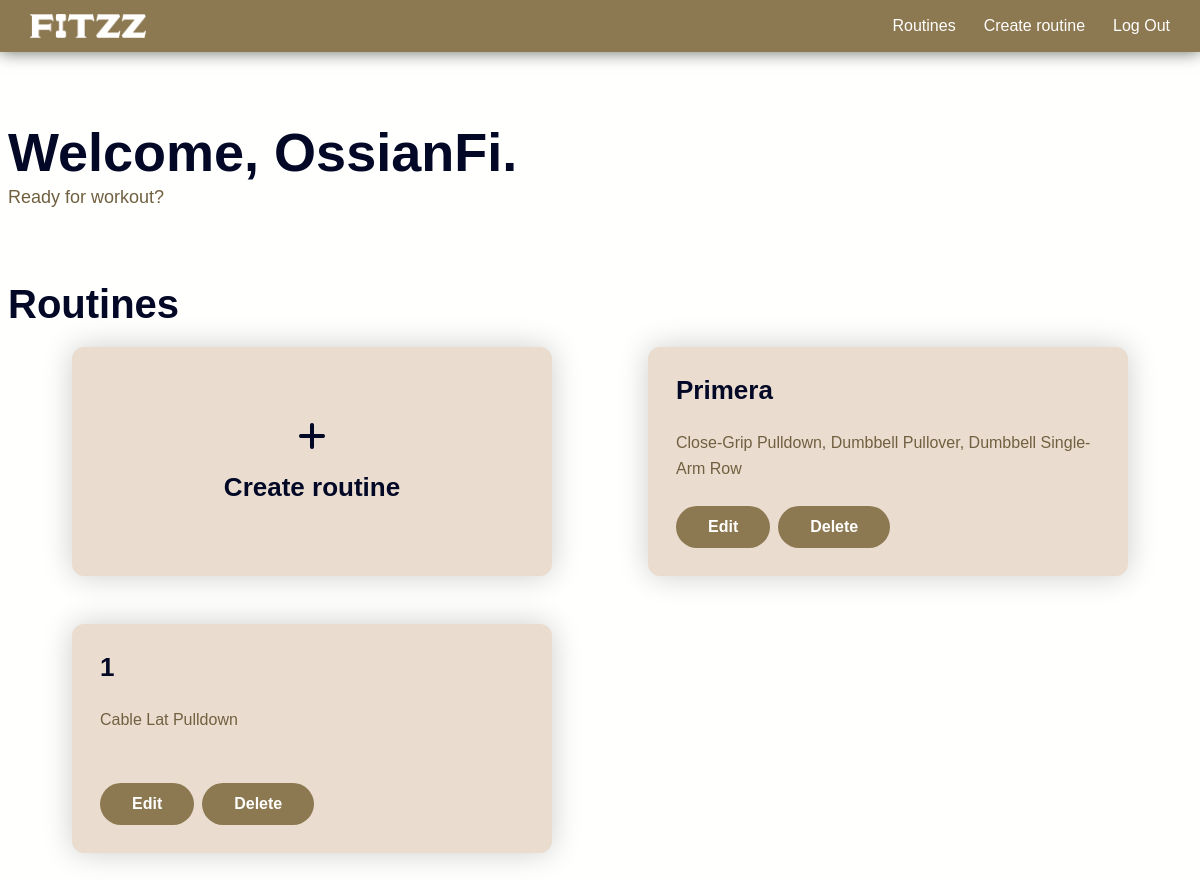
Page / (signed in) on the earlier database version.
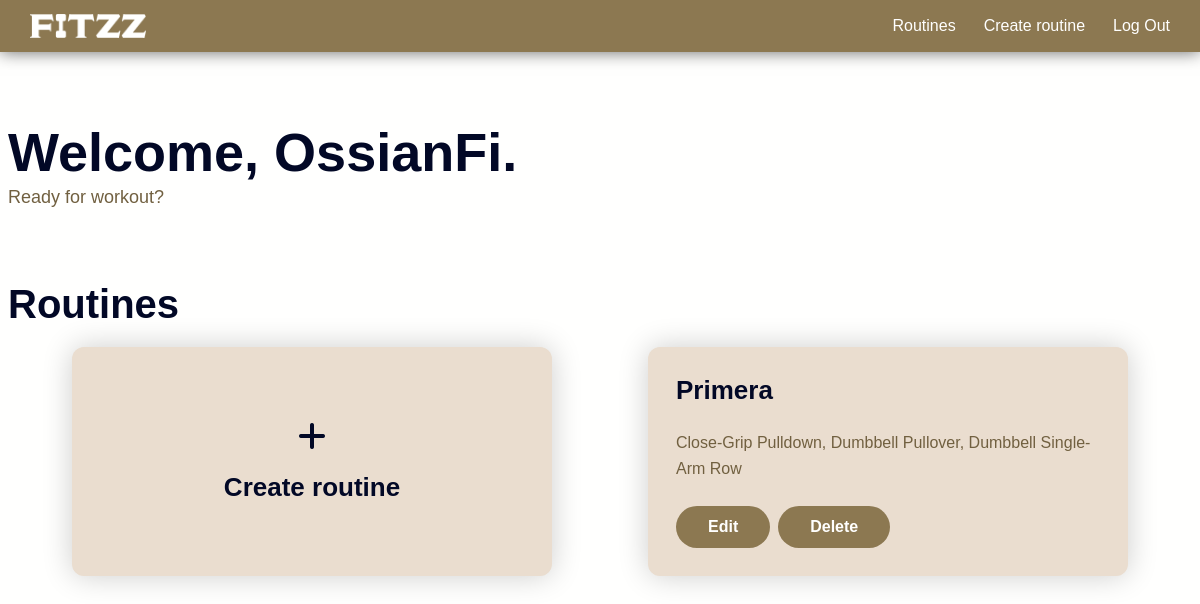
Same page on the later database version.
### tables this page shows
CREATE TABLE user (
  id INTEGER PRIMARY KEY AUTOINCREMENT,
  username TEXT NOT NULL,
  hash TEXT NOT NULL
);

CREATE TABLE routine (
  id INTEGER PRIMARY KEY AUTOINCREMENT,
  user_id INTEGER NOT NULL,
  name TEXT NOT NULL,
  FOREIGN KEY (user_id) REFERENCES user (id) ON DELETE CASCADE
);

CREATE TABLE exercise (
  id INTEGER PRIMARY KEY AUTOINCREMENT,
  muscle_group_id INTEGER NOT NULL,
  name TEXT NOT NULL,
  FOREIGN KEY (muscle_group_id) REFERENCES muscle_group (id) ON DELETE RESTRICT
);

### app.py (the view)
@app.route("/")
@login_required
def index():
    user = db.execute("SELECT username FROM user WHERE id = ?", session["user_id"])[0]
    routine_names = db.execute(
        "SELECT id, name FROM routine WHERE user_id = ?", session["user_id"]
    )
    routine_map = {routine["id"]: routine["name"] for routine in routine_names}
    exercises = db.execute(
        """
            SELECT
                r.id AS routine_id,
                e.name AS exercise_name
            FROM routine r
            JOIN routine_exercise re ON r.id = re.routine_id
            JOIN exercise e ON re.exercise_id = e.id
            WHERE r.user_id = ?
            ORDER BY r.id, re.position
        """,
        session["user_id"],
    )
    routine_exercises = defaultdict(list)
    for exercise in exercises:
        routine_exercises[exercise["routine_id"]].append(exercise["exercise_name"])
    routines = []
    for routine_id, exercises in routine_exercises.items():
        routines.append(
            {
                "id": routine_id,
                "name": routine_map[routine_id],
                "exercises": ", ".join(exercises),
            }
        )
    return render_template("index.html", username=user["username"], routines=routines)

### app.py (called while the page is built)
@app.after_request
def after_request(response):
    response.headers["Cache-Control"] = "no-cache, no-store, must-revalidate"
    response.headers["Expires"] = 0
    response.headers["Pragma"] = "no-cache"
    return response

### helpers.py (called while the page is built)
def login_required(f):
    @wraps(f)
    def decorated_function(*args, **kwargs):
        if session.get("user_id") is None:
            return redirect("/login")
        return f(*args, **kwargs)
    return decorated_function

### templates/index.html (shortened to what this page needs)
{% extends "base.html" %}
{% block main %}
    <div class="container title-region flex column center-justify">
        <h1 class="h1 no-margin">Welcome, {{ username }}.</h1>
        <p>Ready for workout?</p>
    </div>
    <div class="container">
        <h2 class="h2">Routines</h2>
        <div class="routines grid">
            <div class="card add">
                <a href="/new" class="flex column center-justify center-align gap">
                    <i class="fa fa-plus"></i>
                    <h3 class="h3 text-center no-margin">Create routine</h3>
                </a>
            </div>
            {% for routine in routines %}
                <div class="card">
                    <a href="/view/{{ routine.id }}">
                        <h3 class="h3 no-margin">{{ routine.name }}</h3>
                        <p>{{ routine.exercises }}</p>
                        <div class="button-wrapper flex">
                            <form action="/edit/{{ routine.id }}" method="get">
                                <button class="btn" type="submit">Edit</button>
                            </form>
                            <form action="/delete/{{ routine.id }}" method="get">
                                <button class="btn" type="submit">Delete</button>
                            </form>
                        </div>
                    </a>
                </div>
            {% endfor %}
        </div>
    </div>
{% endblock %}

### templates/base.html (shortened to what this page needs)
<!DOCTYPE html>
<html lang="en">
    <head>
        <link href="https://api.fontshare.com/v2/css?f[]=general-sans@500,600,400,700&display=swap" rel="stylesheet">
        <link href="https://cdnjs.cloudflare.com/ajax/libs/font-awesome/6.7.1/css/all.min.css" rel="stylesheet">
        <link href="/static/css/styles.css" rel="stylesheet">
    </head>
    <body>
        {% if session.get("user_id") %}
            <header class="flex center-align between-justify">
                <a href="/">
                    <img alt="fitzz" src="/static/images/fitzz2.webp">
                </a>
                <nav class="collapse" id="nav">
                    <ul>
                        <li>
                            <a href="/"><span>Routines</span></a>
                        </li>
                        <li>
                            <a href="/new"><span>Create routine</span></a>
                        </li>
                        <li>
                            <a href="/logout"><span>Log Out</span></a>
                        </li>
                    </ul>
                </nav>
            </header>
        {% endif %}
        <main>
            {% block main %}{% endblock %}
        </main>
    </body>
</html>

### static/css/styles.css (style rules this page uses)
:root { --c-seashell: #f9f4ef; --c-dark-blue: #020826; --c-brown: #8c7851; --c-white: #fffffe; --c-almond: #eaddcf; --c-carmine: #f25042; --c-paragraph: #716040; }
html { scroll-behavior: smooth; }
body { font-family: 'General Sans', sans-serif; background-color: var(--c-white); }
main { padding-top: 3.25rem; }
img, picture, video, canvas, svg { max-width: 100%; display: block; user-select: none; }
.h1 { font-size: 3.375rem; font-weight: 700; margin-bottom: 1.5rem; color: var(--c-dark-blue); }
.h2 { font-size: 2.5rem; font-weight: 700; margin-bottom: 1.25rem; color: var(--c-dark-blue); }
.h3 { font-size: 1.625rem; font-weight: 700; margin-bottom: 1rem; color: var(--c-dark-blue); }
p { font-size: 1.125rem; font-weight: 400; line-height: 1.625; margin-bottom: 0.625rem; color: var(--c-paragraph); }
a { font-size: 1.125rem; font-weight: 600; text-decoration: none; color: var(--c-paragraph); }
.text-center { text-align: center; }
.no-margin { margin: 0; }
header { width: 100%; height: 3.25rem; position: fixed; top: 0; padding: 0 1.875rem; box-shadow: 0 0 1rem rgba(0, 0, 0, 0.6); background-color: var(--c-brown); z-index: 999; }
header a { height: 46%; }
header img { height: 100%; }
.collapse { width: 100%; position: absolute; visibility: hidden; opacity: 0; top: 0; left: 0; transition: top 0.3s ease, opacity 0.3s ease, visibility 0.3s ease; background-color: var(--c-brown); }
.collapse>ul>li { list-style: none; transition: background-color 0.4s ease-in; }
.collapse>ul>li>a { font-size: 1rem; font-weight: 500; transition: color 0.3s ease; color: var(--c-white); }
.collapse>ul>li>a>span { display: block; padding: 1rem 2rem; }
::placeholder { color: gray; font-style: italic; }
.btn { font-size: 1rem; font-weight: 600; border-radius: 2rem; padding: 0.75rem 2rem; font-family: inherit; cursor: pointer; border: none; transition: background-color 0.3s ease-in-out, transform 0.3s ease; background-color: var(--c-brown); color: var(--c-white); }
.container { width: 100%; margin-left: auto; margin-right: auto; padding-left: 0.5rem; padding-right: 0.5rem; }
.title-region { height: 11rem; }
.container.title-region { margin-top: 2rem; margin-bottom: 1.375rem; }
.flex { display: flex; }
.flex.column { flex-direction: column; }
.flex.center-align { align-items: center; }
.flex.center-justify { justify-content: center; }
.flex.between-justify { justify-content: space-between; }
.flex.gap { gap: 1.25rem; }
.grid { display: grid; grid-template-columns: repeat(auto-fit, minmax(12.75rem, 1fr)); grid-auto-rows: min-content; place-items: center; row-gap: 1rem; }
.routines { padding: 0 1rem; margin-bottom: 2.75rem; }
.routines .card { height: auto; width: min(30rem, 100%); padding: 1.75rem; }
.routines .card.add { height: 100%; padding: 3rem; }
.routines .card.add a { font-size: 2rem; color: var(--c-dark-blue); }
.routines .card.add .h3 { margin-bottom: 0; }
.routines .card .h3 { margin-bottom: 1.5rem; white-space: nowrap; overflow: hidden; text-overflow: ellipsis; }
.routines .card p { height: 3.25rem; font-size: 1rem; margin-bottom: 1.5rem; display: -webkit-box; -webkit-line-clamp: 2; line-clamp: 2; -webkit-box-orient: vertical; overflow: hidden; }
.routines.grid { grid-template-columns: 1fr; row-gap: 3rem; }
.routines .card .button-wrapper { flex-wrap: wrap; gap: 0.5rem; }
.card { width: 11.875rem; height: 15.75rem; border-radius: 0.75rem; transition: transform 0.3s ease; box-shadow: 0 0 1.875rem rgba(0, 0, 0, 0.2); background-color: var(--c-almond); }
.card a { width: 100%; height: 100%; }
@media (min-width: 576px) { .container { max-width: 576px; } }
@media (min-width: 768px) { .container { max-width: 768px; } }
@media (min-width: 768px) { .grid { grid-template-columns: repeat(auto-fit, minmax(14.375rem, 1fr)); row-gap: 2rem; } }
@media (min-width: 768px) { .routines.grid { grid-template-columns: repeat(auto-fit, minmax(31.5rem, 1fr)); } }
@media (min-width: 768px) { .card { width: 13.125rem; height: 17.5rem; } }
@media (min-width: 992px) { .container { max-width: 992px; } }
@media (min-width: 992px) { .collapse, .collapse.active { width: auto; position: static; visibility: visible; opacity: 1; background-color: transparent; } }
@media (min-width: 992px) { .collapse>ul, .collapse.active>ul { display: flex; gap: 1.75rem; } }
@media (min-width: 992px) { .collapse>ul>li>a>span, .collapse.active>ul>li>a>span { display: inline; padding: 0; } }
@media (min-width: 1200px) { .container { max-width: 1200px; } }

Differences in the rows shown:
removed routine: name "1", exercises "Cable Lat Pulldown"
